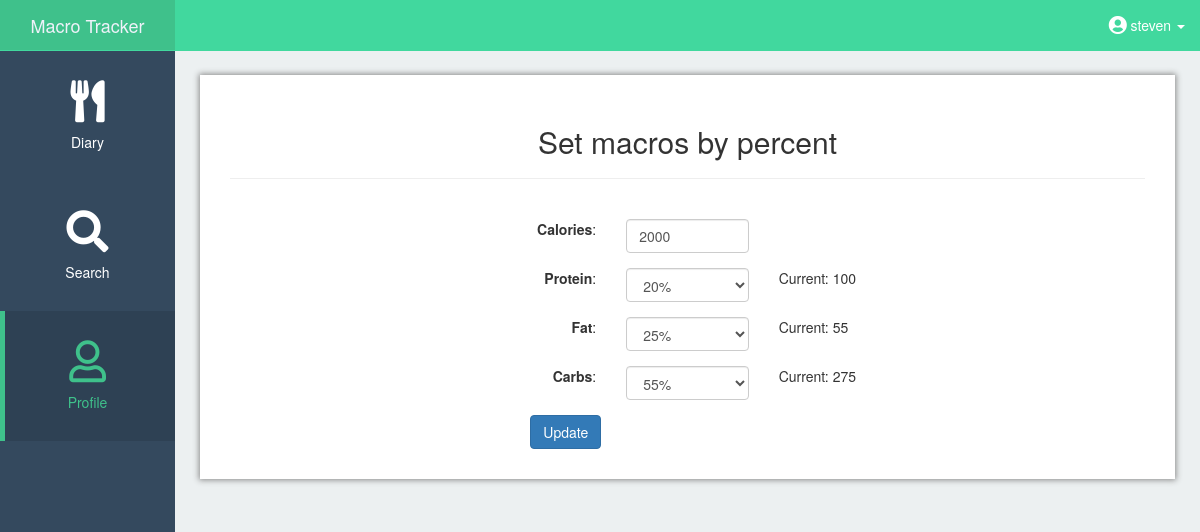
The app's page /profile/macrospercent (signed in) with its own data.
### app/models.py (models this page shows, shortened)
class User(UserMixin, db.Model):
    id = db.Column(db.Integer, primary_key=True)
    username = db.Column(db.String(64), index=True, unique=True)
    email = db.Column(db.String(120), index=True, unique=True)
    password_hash = db.Column(db.String(128))
    calories_goal = db.Column(db.Integer(), default=2000)
    carb_goal = db.Column(db.Numeric(), default=.55)
    fat_goal = db.Column(db.Numeric(), default=.25)
    protein_goal = db.Column(db.Numeric(), default=.2)
    carbs_grams = db.Column(db.Integer(), default=275)
    fat_grams = db.Column(db.Integer(), default=55)
    protein_grams = db.Column(db.Integer(), default=100)
    food = db.relationship('Food', backref='user', lazy='dynamic')

### app/routes.py (the view, shortened to what this page needs)
@app.route('/profile/macrospercent', methods=['GET', 'POST'])
def macros_percent():
    if current_user.is_authenticated == False:
        return redirect(url_for('login'))
    else:
        user = User.query.filter_by(id=current_user.get_id()).first()
        form = SetMacroForm(calories=user.calories_goal,
                            fat=float(user.fat_goal),
                            carbs=float(user.carb_goal),
                            protein=float(user.protein_goal))
        if request.method == 'GET':
            return render_template('macros_percent.html', user=user, form=form)

### app/forms.py
class SetMacroForm(FlaskForm):
    PERCENT_CHOICES = [(.05, "5%"),
                       (.1, "10%"),
                       (.15, "15%"),
                       (.2, "20%"),
                       (.25, "25%"),
                       (.3, "30%"),
                       (.35, "35%"),
                       (.4, "40%"),
                       (.45, "45%"),
                       (.5, "50%"),
                       (.55, "55%"),
                       (.6, "60%"),
                       (.65, "65%"),
                       (.7, "70%"),
                       (.75, "75%"),
                       (.8, "80%"),
                       (.85, "85%"),
                       (.9, "90%")]
    calories = IntegerField('Calories', validators=[DataRequired()])
    protein = SelectField('Protein', choices=PERCENT_CHOICES, validators=[
        DataRequired()], default=.1)
    fat = SelectField('Fat', choices=PERCENT_CHOICES,
                      validators=[DataRequired()])
    carbs = SelectField('Carbs', choices=PERCENT_CHOICES,
                        validators=[DataRequired()])
    change_macros = SubmitField('Update')

### app/models.py (called while the page is built)
@login.user_loader
def load_user(id):
    return User.query.get(int(id))

### app/templates/macros_percent.html (shortened to what this page needs)
{% extends 'base.html' %} {% block app_content %}
<div id="page-wrapper">
    <div class="container-fluid main-content-fluid">
        <h2 class='text-center'>Set macros by percent</h2>
        <hr/>
        <br/>
        <div class="text-center">
            <form class="text-left col-md-6 col-md-offset-3" method="post">
                <div class="form-group row">
                    <div class="col-md-4 col-form-label text-right">
                        {{ form.calories.label }}:
                    </div>
                    <div class="col-md-4">
                        {{ form.calories(class="form-control") }}
                    </div>
                </div>
                <div class="form-group row">
                    <div class="col-md-4 col-form-label text-right">
                        {{ form.protein.label }}:
                    </div>
                    <div class="col-md-4">
                        {{ form.protein(class="selectpicker form-control") }}
                    </div>
                    <div class="col-md-4">
                        Current: {{ user.protein_grams }}
                    </div>
                </div>
                <div class="form-group row">
                    <div class="col-md-4 col-form-label text-right">
                        {{ form.fat.label }}:
                    </div>
                    <div class="col-md-4">
                        {{ form.fat(class="selectpicker form-control") }}
                    </div>
                    <div class="col-md-4">
                        Current: {{ user.fat_grams }}
                    </div>
                </div>
                <div class="form-group row">
                    <div class="col-md-4 col-form-label text-right">
                        {{ form.carbs.label }}:
                    </div>
                    <div class="col-md-4">
                        {{ form.carbs(class="selectpicker form-control") }}
                    </div>
                    <div class="col-md-4">
                        Current: {{ user.carbs_grams }}
                    </div>
                </div>
                <div class="col-md-4 text-right">
                    {{ form.change_macros(class="btn btn-primary mb-2") }}
                </div>
            </form>
        </div>
    </div>
</div>
{% endblock %}

### app/templates/base.html (shortened to what this page needs)
{% extends 'bootstrap/base.html' %} {% block title %} Steven's Macro Counter App {% endblock %} {% block navbar %} {% block
styles %} {{super()}}
<link rel="stylesheet" href="{{url_for('.static', filename='navbar_style_custom.css')}}">
<link rel="stylesheet" href="{{url_for('.static', filename='global.css')}}">
<link href="https://use.fontawesome.com/releases/v5.0.11/css/all.css" rel="stylesheet"> {% endblock %}
<div id="wrapper">
	<nav class="navbar navbar-default navbar-fixed-top">
		<div class="navbar-header">
			<a class="navbar-brand text-center" href="{{ url_for('home') }}">Macro Tracker</a>
		</div>
		<ul class="nav navbar-right top-nav">
			{% if current_user.is_anonymous %}
			<li>
				<a href="{{ url_for('login') }}">Login</a>
			</li>
			{% else %}
			<li class="dropdown">
				<a href="#" class="dropdown-toggle" data-toggle="dropdown">
					<span>
						<i class="fas fa-user-circle fa-lg"></i>
					</span>
					<span> {{ current_user.username }}</span>
					<b class="caret"></b>
				</a>
			</li>
			{% endif %}
		</ul>
		<div class="collapse navbar-collapse navbar-ex1-collapse">
			<ul class="nav navbar-nav side-nav">
				{% if current_user.is_anonymous %} {% else %}
				<li {% if 'diary' in request.path %}class="active" {% endif %}>
					<a href="{{ url_for('diary')}}">
						<div class="outer">
							<div class="middle">
								<div class="inner">
									<i class="navbar-icons fas fa-utensils fa-3x"></i>
									<br/>Diary
								</div>
							</div>
						</div>
					</a>
				</li>
				<li {% if 'search' in request.path %}class="active" {% endif %}>
					<a href="{{ url_for('search') }}">
						<div class="outer">
							<div class="middle">
								<div class="inner">
									<i class="navbar-icons fas fa-search fa-3x"></i>
									<br/>Search
								</div>
							</div>
						</div>
					</a>
				</li>
				<li {% if 'profile' in request.path %}class="active" {% endif %}>
					<a href="{{ url_for('profile') }}">
						<div class="outer">
							<div class="middle">
								<div class="inner">
									<i class="navbar-icons far fa-user fa-3x"></i>
									<br />Profile
								</div>
							</div>
						</div>
					</a>
				</li>
				{% endif %}
			</ul>
		</div>
	</nav>
	{% endblock %} {% block content %}   {% block app_content
	%}{% endblock %} {% endblock %}

### app/static/navbar_style_custom.css (style rules this page uses)
body { margin-top: 100px; background-color: #ECF0F1; }
@media (min-width:767px) { body { margin-top: 50px; } }
@media (min-width:767px) { .navbar-default .navbar-brand { width: 175px; background-color: #3FC18B; color: white; } }
.navbar-icons { margin-bottom: 10px; }
.navbar-default { background-color: #41D89E; border-color: #41D89E; }
.navbar-default .navbar-nav > li > a { color: white; }
.navbar-default .navbar-nav > .active > a, .navbar-default .navbar-nav > .active > a:hover, .navbar-default .navbar-nav > .active > a:focus { color: #3FC18B; background-color: #2E4154; -webkit-box-shadow: inset 5px 0px 0px 0px #3FC18B; box-shadow: inset 5px 0px 0px 0px #3FC18B; }
#wrapper { padding-left: 0; }
#page-wrapper { width: 100%; padding: 0; background-color: #ECF0F1; }
@media (min-width:767px) { #wrapper { padding-left: 175px; } }
@media (min-width:767px) { #page-wrapper { padding: 10px; } }
.top-nav { padding: 0 15px; }
.top-nav>li { display: inline-block; float: left; }
.top-nav>li>a { padding-top: 15px; padding-bottom: 15px; line-height: 20px; color: white; }
@media (min-width:767px) { .side-nav { position: fixed; top: 51px; left: 175px; width: 175px; margin-left: -175px; border: none; border-radius: 0; overflow-y: auto; background-color: #34495E; height: 100%; } }
@media (min-width:767px) { .side-nav>li>a { width: 175px; height: 130px; margin: 0px; padding: 0px; text-align: center; vertical-align: middle; } }
@media (min-width:767px) { .outer { display: table; position: absolute; height: 100%; width: 100%; } }
@media (min-width:767px) { .middle { display: table-cell; vertical-align: middle; } }
@media (min-width:767px) { .inner { margin-left: auto; margin-right: auto; width: 100%; } }

### app/static/global.css (style rules this page uses)
.main-content-fluid { background-color: white; box-shadow: 0px 0px 6px 1px #888888; }
@media (min-width:767px) { .main-content-fluid { padding: 30px; } }
@media (min-width: 767px) { #page-wrapper { padding: 25px; } }
.main-content-fluid { max-width: 1400px; }

### records on screen
User: username "steven", protein_grams "100", fat_grams "55", carbs_grams "275"
